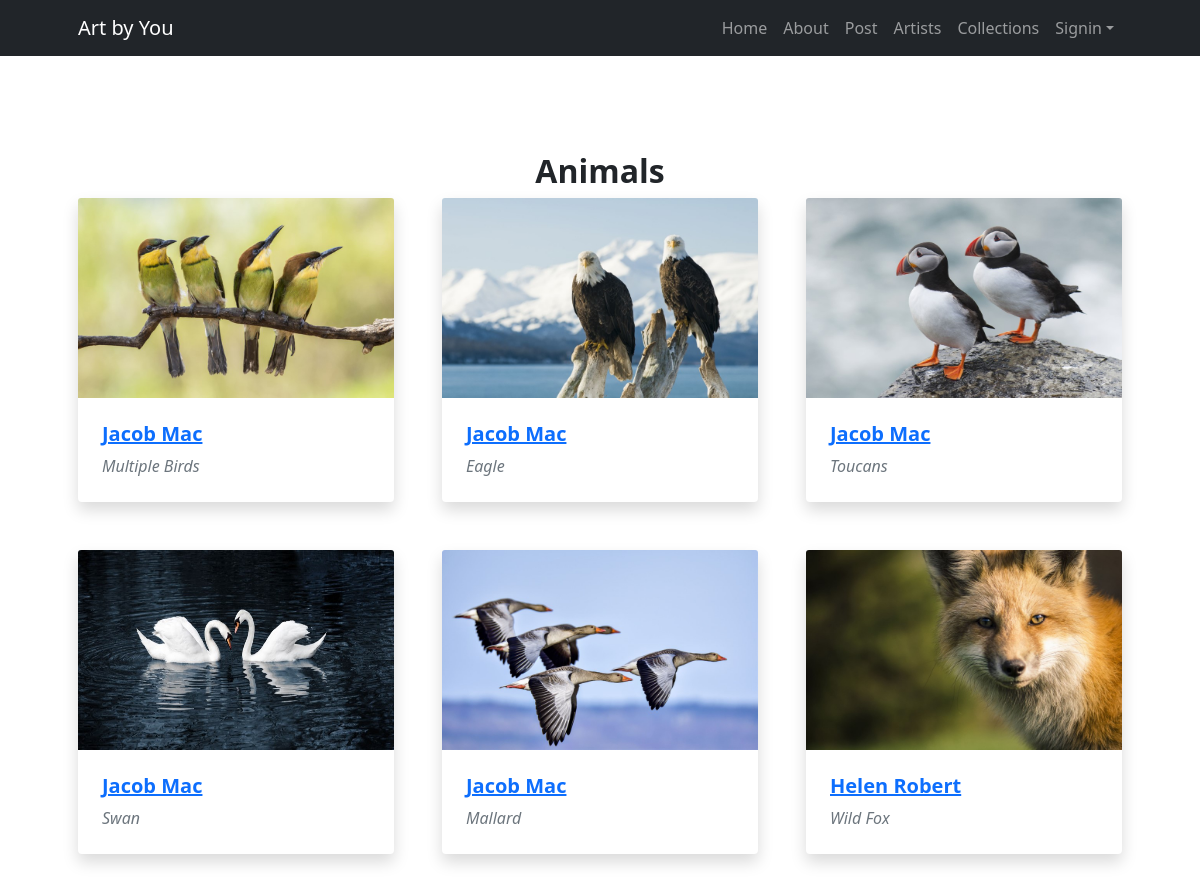
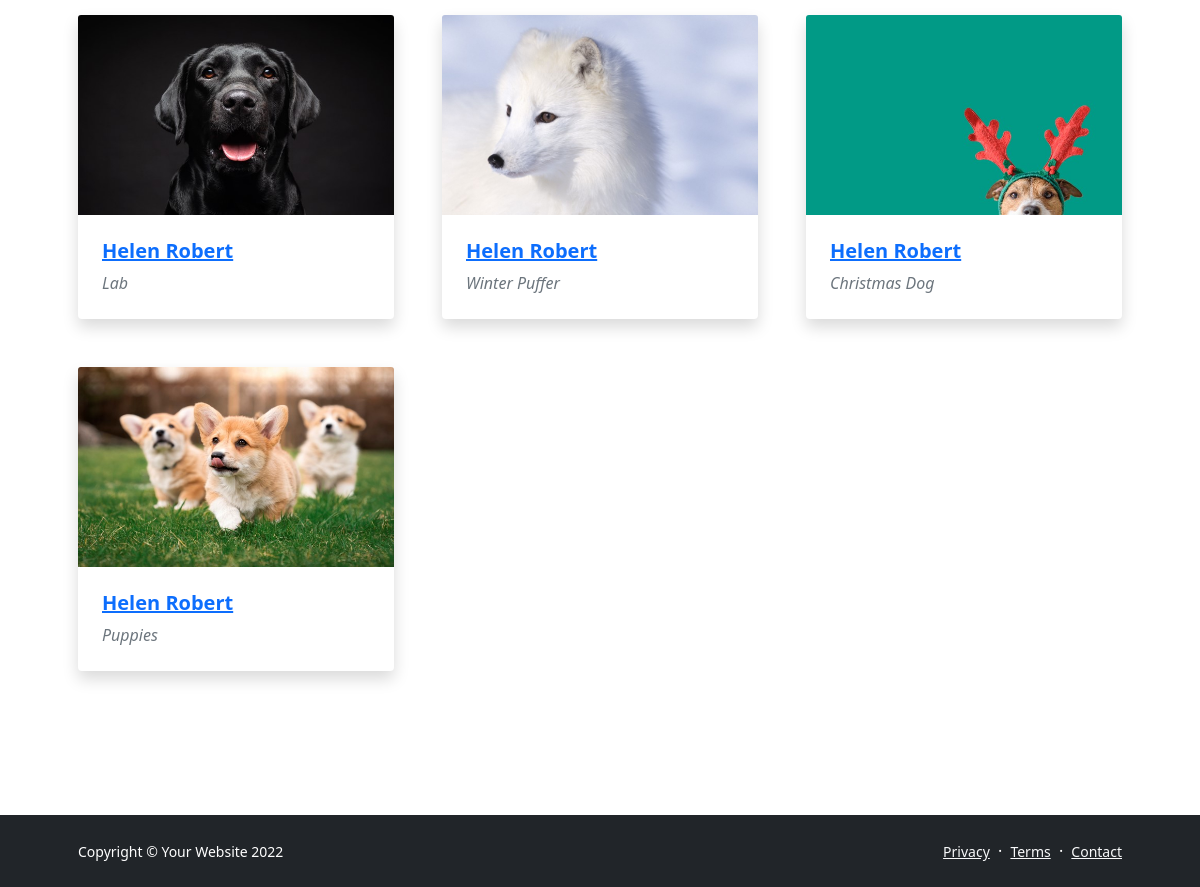
Page /themes.php?title=Animals on the committed database (2 pictures, top to bottom).
### tables this page shows
CREATE TABLE `themes` (
  `ThemeID` int(11) NOT NULL,
  `Theme` varchar(100) NOT NULL,
  `ThemeImage` varchar(100) NOT NULL
);

CREATE TABLE `artwork` (
  `ArtID` int(11) NOT NULL,
  `Title` varchar(100) NOT NULL,
  `ArtImage` varchar(100) NOT NULL,
  `ThemeID` int(11) NOT NULL,
  `ArtistID` int(11) NOT NULL
);

CREATE TABLE `artists` (
  `ArtistID` int(11) NOT NULL,
  `Name` varchar(100) NOT NULL,
  `ArtistImage` varchar(50) NOT NULL,
  `Type` varchar(100) NOT NULL,
  `Description` text NOT NULL
);

### themes.php (the view, shortened to what this page needs)
<!DOCTYPE html>
<html lang="en">
    <head>
        <link href="https://cdn.jsdelivr.net/npm/bootstrap-icons@1.5.0/font/bootstrap-icons.css" rel="stylesheet" />
        <link href="css/styles.css" rel="stylesheet" />
    </head>
    <body class="d-flex flex-column h-100">
        <main class="flex-shrink-0">
            <nav class="navbar navbar-expand-lg navbar-dark bg-dark">
                <div class="container px-5">
                    <a class="navbar-brand" href="index.php">Art by You</a>
                    <div class="collapse navbar-collapse" id="navbarSupportedContent">
                        <ul class="navbar-nav ms-auto mb-2 mb-lg-0">
                            <li class="nav-item"><a class="nav-link" href="index.php">Home</a></li>
                            <li class="nav-item"><a class="nav-link" href="about.php">About</a></li>
                            <li class="nav-item"><a class="nav-link" href="post.php">Post</a></li>
                            <li class="nav-item"><a class="nav-link" href="artists.php">Artists</a></li>
                            <li class="nav-item"><a class="nav-link" href="collections_T.php">Collections</a></li>
                            <li class="nav-item dropdown">
                                <a class="nav-link dropdown-toggle" id="navbarDropdownPortfolio" href="#" role="button" data-bs-toggle="dropdown" aria-expanded="false">Signin</a>
                            </li>
                        </ul>
                    </div>
                </div>
            </nav>
            <section class="py-5">
                <div class="container px-5 my-5">
                    <div class="row gx-5 justify-content-center">
                        <div class="col-lg-8 col-xl-6">
                            <div class="text-center">
                            <?php
                                $theme = urldecode($_GET['title']);
                                require_once 'serverlogin.php';
                                $conn = new mysqli($db_hostname, $db_username, $db_password, $db_database,8889);
                                $myquery = "SELECT * FROM Themes";
                                if ($result = $conn->query($myquery)) {
                                    while ($row = $result->fetch_assoc()) {
                                        $themeId = $row["ThemeID"];
                                        $themes = $row["Theme"];
                                        if($theme == $themes){
                                            $output=<<<HTML
                                            <h2 class="fw-bolder">$themes</h2>
                                            HTML;
                                            echo $output;
                                            $theme_Id = $themeId;
                                        }
                                    }
                                }
                                ?>
                            </div>
                        </div>
                    </div>
                    <div class="row gx-5">
                    <?php
                            require_once 'serverlogin.php';
                            $conn = new mysqli($db_hostname, $db_username, $db_password, $db_database,8889);
                            $myqueryArtist = "SELECT * FROM Artists";
                            $myqueryArtWork = "SELECT  * FROM Artwork";
                            if ($result = $conn->query($myqueryArtist)) {
                                while ($row = $result->fetch_assoc()) {
                                    $artistID = $row["ArtistID"];
                                    $artistName = $row["Name"];
                                    if ($result1 = $conn->query($myqueryArtWork)) {
                                        while ($row = $result1->fetch_assoc()) {
                                            $artTitle = $row["Title"];
                                            $artImg = $row["ArtImage"];
                                            $artThemeID = $row["ThemeID"];
                                            $artArtistID = $row["ArtistID"];
                                            if($theme_Id == $artThemeID && $artistID == $artArtistID){
                                                $output=<<<HTML
                                                    <div class="col-lg-4 mb-5">
                                                    <div class="card h-100 shadow border-0">
                                                    <img class="card-img-top" src="$artImg" alt="..." width="100" height="200"/>
                                                        <div class="card-body p-4">
                                                            <h5 class="fw-bolder"><a href = "aboutArtists.php?title=$artistName">$artistName</a></h5>
                                                            <div class="fst-italic text-muted">$artTitle</div>
                                                        </div>
                                                    </div>
                                                    </div>
                                                HTML;
                                                echo $output;
                                            }
                                    }
                                }
                            }
                        }
                    ?>
                </div>
            </section>
        </main>
        <footer class="bg-dark py-4 mt-auto">
            <div class="container px-5">
                <div class="row align-items-center justify-content-between flex-column flex-sm-row">
                    <div class="col-auto"><div class="small m-0 text-white">Copyright &copy; Your Website 2022</div></div>
                    <div class="col-auto">
                        <a class="link-light small" href="#!">Privacy</a>
                        <span class="text-white mx-1">&middot;</span>
                        <a class="link-light small" href="#!">Terms</a>
                        <span class="text-white mx-1">&middot;</span>
                        <a class="link-light small" href="#!">Contact</a>
                    </div>
                </div>
            </div>
        </footer>
    </body>
</html>

### rows in the picture
themes: Theme "Animals"
artwork: shows a picture, ArtistID.Name "Jacob Mac", Title "Multiple Birds"
artwork: shows a picture, ArtistID.Name "Jacob Mac", Title "Eagle"
artwork: shows a picture, ArtistID.Name "Jacob Mac", Title "Toucans"
artwork: shows a picture, ArtistID.Name "Jacob Mac", Title "Swan"
artwork: shows a picture, ArtistID.Name "Jacob Mac", Title "Mallard"
artwork: shows a picture, ArtistID.Name "Helen Robert", Title "Wild Fox"
artwork: shows a picture, ArtistID.Name "Helen Robert", Title "Lab"
artwork: shows a picture, ArtistID.Name "Helen Robert", Title "Winter Puffer"
artwork: shows a picture, ArtistID.Name "Helen Robert", Title "Christmas Dog"
artwork: shows a picture, ArtistID.Name "Helen Robert", Title "Puppies"
